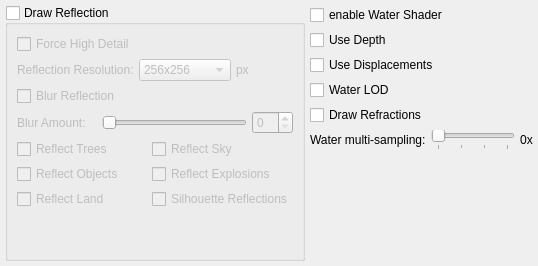
            <widget class="QWidget" name="tabGFX_Water">
             <attribute name="icon">
              <iconset resource="tab_icons.qrc">
               <normaloff>:/tab_icons/tab_water.png</normaloff>:/tab_icons/tab_water.png</iconset>
             </attribute>
             <attribute name="title">
              <string>Water</string>
             </attribute>
             <layout class="QHBoxLayout" name="horizontalLayout_56">
              <property name="spacing">
               <number>5</number>
              </property>
              <property name="leftMargin">
               <number>5</number>
              </property>
              <property name="topMargin">
               <number>5</number>
              </property>
              <property name="rightMargin">
               <number>5</number>
              </property>
              <property name="bottomMargin">
               <number>5</number>
              </property>
              <item>
               <widget class="QGroupBox" name="grpReflect">
                <property name="minimumSize">
                 <size>
                  <width>300</width>
                  <height>0</height>
                 </size>
                </property>
                <property name="title">
                 <string>Draw Reflection</string>
                </property>
                <property name="checkable">
                 <bool>true</bool>
                </property>
                <property name="checked">
                 <bool>false</bool>
                </property>
                <layout class="QVBoxLayout" name="verticalLayout_42">
                 <item>
                  <layout class="QVBoxLayout" name="verticalLayout_34">
                   <property name="spacing">
                    <number>5</number>
                   </property>
                   <item>
                    <widget class="QCheckBox" name="ckbForceHD">
                     <property name="text">
                      <string>Force High Detail</string>
                     </property>
                    </widget>
                   </item>
                   <item>
                    <layout class="QHBoxLayout" name="horizontalLayout_64">
                     <item>
                      <widget class="QLabel" name="lblReflectRes">
                       <property name="toolTip">
                        <string>reflection detail of water reflections.</string>
                       </property>
                       <property name="text">
                        <string>Reflection Resolution:</string>
                       </property>
                      </widget>
                     </item>
                     <item>
                      <widget class="QComboBox" name="cmbWaterRes">
                       <property name="toolTip">
                        <string>reflection detail of water reflections.</string>
                       </property>
                       <item>
                        <property name="text">
                         <string>256x256</string>
                        </property>
                       </item>
                       <item>
                        <property name="text">
                         <string>512x512</string>
                        </property>
                       </item>
                       <item>
                        <property name="text">
                         <string>1024x1024</string>
                        </property>
                       </item>
                       <item>
                        <property name="text">
                         <string>2048x2048</string>
                        </property>
                       </item>
                       <item>
                        <property name="text">
                         <string>4096x4096</string>
                        </property>
                       </item>
                       <item>
                        <property name="text">
                         <string>8192x8192</string>
                        </property>
                       </item>
                      </widget>
                     </item>
                     <item>
                      <widget class="QLabel" name="lblReflectResPX">
                       <property name="toolTip">
                        <string>reflection detail of water reflections.</string>
                       </property>
                       <property name="text">
                        <string notr="true">px</string>
                       </property>
                      </widget>
                     </item>
                    </layout>
                   </item>
                   <item>
                    <widget class="QCheckBox" name="ckbReflectBlur">
                     <property name="toolTip">
                      <string>controls if and how much the reflection will be blurred.</string>
                     </property>
                     <property name="text">
                      <string>Blur Reflection</string>
                     </property>
                    </widget>
                   </item>
                   <item>
                    <layout class="QHBoxLayout" name="horizontalLayout_63">
                     <item>
                      <widget class="QLabel" name="lblReflBlurAmount">
                       <property name="minimumSize">
                        <size>
                         <width>80</width>
                         <height>0</height>
                        </size>
                       </property>
                       <property name="toolTip">
                        <string>controls if and how much the reflection will be blurred.</string>
                       </property>
                       <property name="text">
                        <string>Blur Amount:</string>
                       </property>
                      </widget>
                     </item>
                     <item>
                      <widget class="QSlider" name="sldReflectBlur">
                       <property name="enabled">
                        <bool>false</bool>
                       </property>
                       <property name="toolTip">
                        <string>controls if and how much the reflection will be blurred.</string>
                       </property>
                       <property name="maximum">
                        <number>10</number>
                       </property>
                       <property name="orientation">
                        <enum>Qt::Horizontal</enum>
                       </property>
                      </widget>
                     </item>
                     <item>
                      <widget class="QSpinBox" name="spnReflectBlur">
                       <property name="enabled">
                        <bool>false</bool>
                       </property>
                       <property name="toolTip">
                        <string>controls if and how much the reflection will be blurred.</string>
                       </property>
                       <property name="maximum">
                        <number>10</number>
                       </property>
                      </widget>
                     </item>
                    </layout>
                   </item>
                   <item>
                    <layout class="QHBoxLayout" name="horizontalLayout_28">
                     <item>
                      <layout class="QVBoxLayout" name="verticalLayout_10">
                       <item>
                        <widget class="QCheckBox" name="ckbReflect_Trees">
                         <property name="toolTip">
                          <string>changes what water should reflect.</string>
                         </property>
                         <property name="text">
                          <string>Reflect Trees</string>
                         </property>
                        </widget>
                       </item>
                       <item>
                        <widget class="QCheckBox" name="ckbReflect_Objects">
                         <property name="toolTip">
                          <string>changes what water should reflect.</string>
                         </property>
                         <property name="text">
                          <string>Reflect Objects</string>
                         </property>
                        </widget>
                       </item>
                       <item>
                        <widget class="QCheckBox" name="ckbReflect_Land">
                         <property name="toolTip">
                          <string>changes what water should reflect.</string>
                         </property>
                         <property name="text">
                          <string>Reflect Land</string>
                         </property>
                        </widget>
                       </item>
                      </layout>
                     </item>
                     <item>
                      <layout class="QVBoxLayout" name="verticalLayout_11">
                       <item>
                        <widget class="QCheckBox" name="ckbReflect_Sky">
                         <property name="toolTip">
                          <string>changes what water should reflect.</string>
                         </property>
                         <property name="text">
                          <string>Reflect Sky</string>
                         </property>
                        </widget>
                       </item>
                       <item>
                        <widget class="QCheckBox" name="ckbReflect_Explosions">
                         <property name="toolTip">
                          <string>changes what water should reflect.</string>
                         </property>
                         <property name="text">
                          <string>Reflect Explosions</string>
                         </property>
                        </widget>
                       </item>
                       <item>
                        <widget class="QCheckBox" name="ckbSilRefl">
                         <property name="toolTip">
                          <string>only draw undetailed reflections.</string>
                         </property>
                         <property name="text">
                          <string>Silhouette Reflections</string>
                         </property>
                        </widget>
                       </item>
                      </layout>
                     </item>
                    </layout>
                   </item>
                  </layout>
                 </item>
                 <item>
                  <spacer name="verticalSpacer_23">
                   <property name="orientation">
                    <enum>Qt::Vertical</enum>
                   </property>
                   <property name="sizeHint" stdset="0">
                    <size>
                     <width>20</width>
                     <height>40</height>
                    </size>
                   </property>
                  </spacer>
                 </item>
                </layout>
               </widget>
              </item>
              <item>
               <layout class="QVBoxLayout" name="verticalLayout_31">
                <item>
                 <layout class="QVBoxLayout" name="verticalLayout_12">
                  <property name="spacing">
                   <number>5</number>
                  </property>
                  <item>
                   <widget class="QCheckBox" name="ckbWaterShader">
                    <property name="text">
                     <string>enable Water Shader</string>
                    </property>
                   </widget>
                  </item>
                  <item>
                   <widget class="QCheckBox" name="ckbDepth">
                    <property name="text">
                     <string>Use Depth</string>
                    </property>
                   </widget>
                  </item>
                  <item>
                   <widget class="QCheckBox" name="ckbDisplace">
                    <property name="text">
                     <string>Use Displacements</string>
                    </property>
                   </widget>
                  </item>
                  <item>
                   <widget class="QCheckBox" name="ckbWaterLOD">
                    <property name="text">
                     <string>Water LOD</string>
                    </property>
                   </widget>
                  </item>
                  <item>
                   <widget class="QCheckBox" name="ckbRefract">
                    <property name="text">
                     <string>Draw Refractions</string>
                    </property>
                   </widget>
                  </item>
                 </layout>
                </item>
                <item>
                 <layout class="QHBoxLayout" name="horizontalLayout_61">
                  <item>
                   <widget class="QLabel" name="lblWaterMS">
                    <property name="toolTip">
                     <string>&lt;!DOCTYPE HTML PUBLIC &quot;-//W3C//DTD HTML 4.0//EN&quot; &quot;http://www.w3.org/TR/REC-html40/strict.dtd&quot;&gt;
&lt;html&gt;&lt;head&gt;&lt;meta name=&quot;qrichtext&quot; content=&quot;1&quot; /&gt;&lt;style type=&quot;text/css&quot;&gt;
p, li { white-space: pre-wrap; }
&lt;/style&gt;&lt;/head&gt;&lt;body style=&quot; font-family:'MS Shell Dlg 2'; font-size:8.25pt; font-weight:400; font-style:normal;&quot;&gt;
&lt;p style=&quot; margin-top:0px; margin-bottom:0px; margin-left:0px; margin-right:0px; -qt-block-indent:0; text-indent:0px;&quot;&gt;&lt;span style=&quot; font-size:8pt;&quot;&gt;reduces aliasing effects by sampling a pixel multiple times.&lt;/span&gt;&lt;/p&gt;&lt;/body&gt;&lt;/html&gt;</string>
                    </property>
                    <property name="text">
                     <string>Water multi-sampling:</string>
                    </property>
                   </widget>
                  </item>
                  <item>
                   <widget class="QSlider" name="sldWaterMS">
                    <property name="enabled">
                     <bool>true</bool>
                    </property>
                    <property name="toolTip">
                     <string>&lt;!DOCTYPE HTML PUBLIC &quot;-//W3C//DTD HTML 4.0//EN&quot; &quot;http://www.w3.org/TR/REC-html40/strict.dtd&quot;&gt;
&lt;html&gt;&lt;head&gt;&lt;meta name=&quot;qrichtext&quot; content=&quot;1&quot; /&gt;&lt;style type=&quot;text/css&quot;&gt;
p, li { white-space: pre-wrap; }
&lt;/style&gt;&lt;/head&gt;&lt;body style=&quot; font-family:'MS Shell Dlg 2'; font-size:8.25pt; font-weight:400; font-style:normal;&quot;&gt;
&lt;p style=&quot; margin-top:0px; margin-bottom:0px; margin-left:0px; margin-right:0px; -qt-block-indent:0; text-indent:0px;&quot;&gt;&lt;span style=&quot; font-size:8pt;&quot;&gt;reduces aliasing effects by sampling a pixel multiple times.&lt;/span&gt;&lt;/p&gt;&lt;/body&gt;&lt;/html&gt;</string>
                    </property>
                    <property name="maximum">
                     <number>3</number>
                    </property>
                    <property name="orientation">
                     <enum>Qt::Horizontal</enum>
                    </property>
                    <property name="tickPosition">
                     <enum>QSlider::TicksBelow</enum>
                    </property>
                   </widget>
                  </item>
                  <item>
                   <widget class="QLabel" name="lblWaterMS_ind">
                    <property name="toolTip">
                     <string>reduces aliasing effects by sampling a pixel multiple times.</string>
                    </property>
                    <property name="text">
                     <string notr="true">0x</string>
                    </property>
                    <property name="alignment">
                     <set>Qt::AlignCenter</set>
                    </property>
                   </widget>
                  </item>
                 </layout>
                </item>
                <item>
                 <spacer name="verticalSpacer_9">
                  <property name="orientation">
                   <enum>Qt::Vertical</enum>
                  </property>
                  <property name="sizeHint" stdset="0">
                   <size>
                    <width>20</width>
                    <height>40</height>
                   </size>
                  </property>
                 </spacer>
                </item>
               </layout>
              </item>
             </layout>
            </widget>
